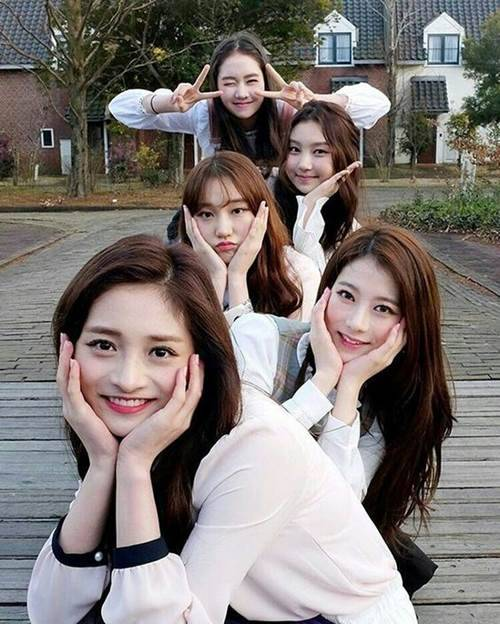
#> input picture image.jpg, 500 x 624 px
$ python detect_image.py
#> lines starting #> are read from the running program, lines starting #| are printed output that depends on the picture; after the words box and inside, x2 and y2 are one past the last pixel; in counts of white or black regions, pixels touching at a corner belong together
import cv2

face_cascade = cv2.CascadeClassifier('face_detector.xml')
img = cv2.imread('image.jpg')
#> img is the input picture: shape (624, 500, 3); mean B, G, R 118.1, 121, 128.1
faces = face_cascade.detectMultiScale(img, 1.1, 4)
#> faces = [[213, 59, 57, 57], [273, 126, 68, 68], [185, 177, 89, 89], [312, 262, 104, 104], [59, 288, 155, 155]]
for (x, y, w, h) in faces:
  cv2.rectangle(img, (x, y), (x+w, y+h), (255, 0, 0), 2)

  cv2.imwrite("image_new.jpg", img)
#> this loop made 5 passes
#> pass 1, `cv2.imwrite("image_new.jpg", img)`:
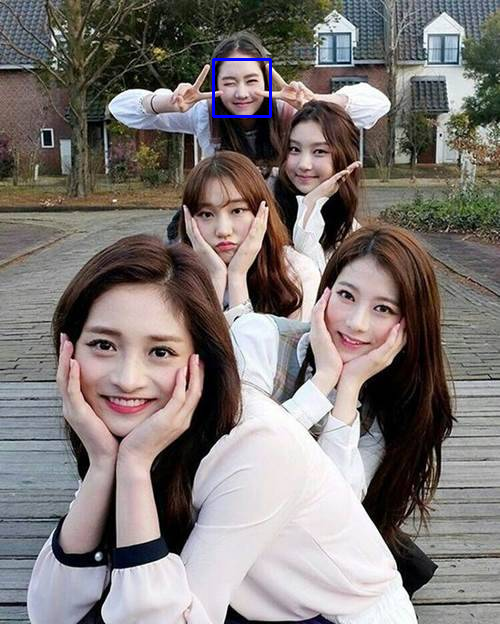
#> saved as image_new.jpg: shape (624, 500, 3); mean B, G, R 118.5, 120.8, 127.9
#> pass 2, `cv2.imwrite("image_new.jpg", img)`:
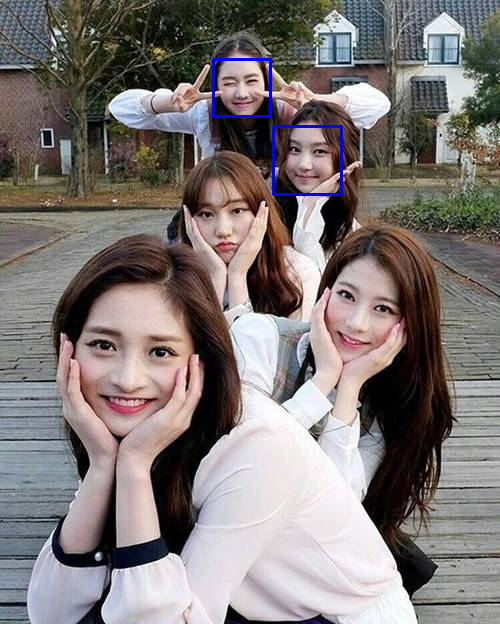
#> saved as image_new.jpg: shape (624, 500, 3); mean B, G, R 119, 120.6, 127.7
#> after the loop:
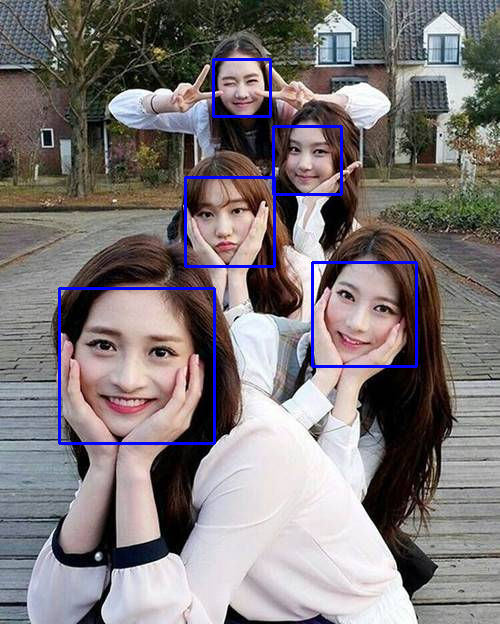
#> img: shape (624, 500, 3); 1.8% of pixels changed, all inside (x1, y1, x2, y2) = (58, 58, 418, 445)
print('Successfully saved')
